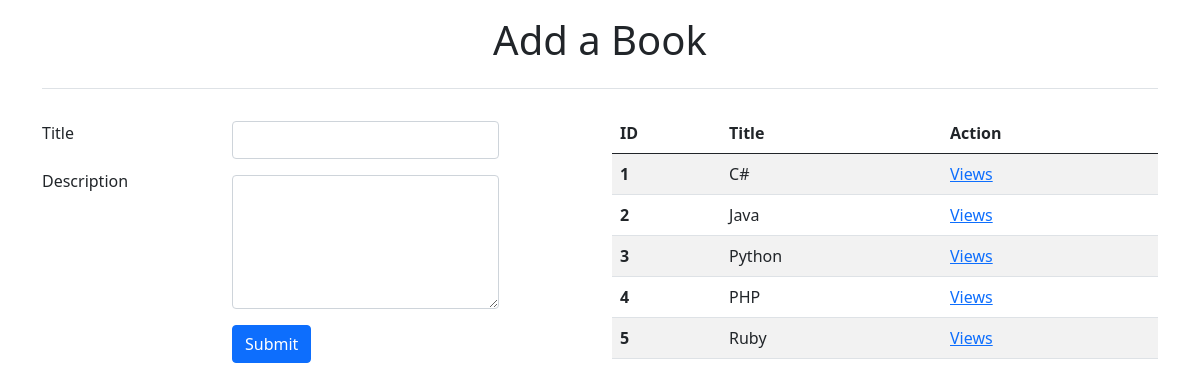
The page / on the database its author committed.
### books_authors_app/models.py (models this page shows, shortened)
class Book(models.Model):
        title = models.CharField(max_length=255)
        desc = models.CharField(max_length=255, default="")
        created_at = models.DateTimeField(auto_now_add=True)
        updated_at = models.DateTimeField(auto_now=True)

### books_authors_app/views.py (the view)
# urls.py: path('', views.index),
def index(request):
    context = {
        "title": "Add a Book",
        "books": Book.objects.all(),
    }
    return render(request, "index.html", context)

### books_authors_app/templates/index.html (shortened to what this page needs)
<!DOCTYPE html>
<html lang="en">
<head>
    <link href="https://cdn.jsdelivr.net/npm/bootstrap@5.0.2/dist/css/bootstrap.min.css" rel="stylesheet">
</head>
<body>
    {% load static %}
    <div class="container">
        <header class="d-flex flex-wrap justify-content-center py-3 mb-4 border-bottom">
            <h1>{{title}}</h1>
        </header>
    </div>
    <div class="container">
        <div class="row">
            <div class="col-2 mt-2">
                <div class="mb-3 w-75">
                    <label class="form-label">Title</label>
                </div>
                <div class="mb-3 w-75">
                    <label class="form-label">Description</label>
                </div>
            </div>
            <div class="col-4">
                <form action="/addbook/" method="POST">
                    <div class="mb-3 w-75">
                        <input type="text" class="form-control" name="book_title" id="book_title" aria-describedby=" emailHelp">
                    </div>
                    <div class="mb-3 w-75 ">
                        <div class="form-group ">
                            <textarea class="form-control " rows="5 " name="book_desc" id="book_desc"></textarea>
                        </div>
                    </div>
                    <button type="submit " class="btn btn-primary ">Submit</button>
                </form>
            </div>
            <div class="col-6 ">
                <table class="table table-striped ">
                    <thead>
                        <tr>
                            <th scope="col ">ID</th>
                            <th scope="col ">Title</th>
                            <th scope="col ">Action</th>
                        </tr>
                    </thead>
                    <tbody>
                        {% for b in books %}
                        <tr>
                            <th scope="row ">{{b.id}}</th>
                            <td>{{b.title}}</td>
                            <td><a href="books/{{b.id}}">Views</a></td>
                        </tr>
                        {% endfor %}
                    </tbody>
                </table>
            </div>
        </div>
    </div>
</body>
</html>

### rows shown on the page
Book: id "1", title "C#"
Book: id "2", title "Java"
Book: id "3", title "Python"
Book: id "4", title "PHP"
Book: id "5", title "Ruby"

### other values the page prints
{{ title }} "Add a Book"
